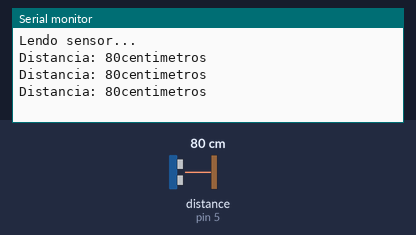
Simulated run of this sketch. Board: Arduino Uno, built with avr-gcc and run on an emulated ATmega328P. Shown: the last lines printed to the serial monitor. Inputs (shaded band) come from the test bench; at power-on: distance to the obstacle (sensor on pin 5) 80 cm. The echo pulse lasts 58.3 µs per cm.

Above: at 1.3 s.
1.4 s: distance to the obstacle (sensor on pin 5) set to 2 cm
At 1.8 s:
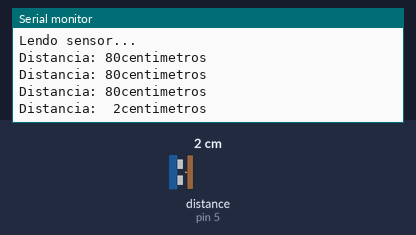
3.5 s: distance to the obstacle (sensor on pin 5) set to 120 cm
At 3.9 s:
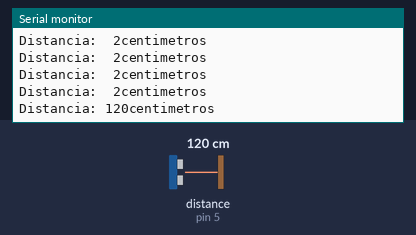
6.5 s: distance to the obstacle (sensor on pin 5) set to 4 cm
At 7.0 s:
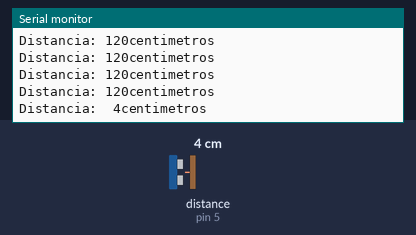
9.5 s: distance to the obstacle (sensor on pin 5) set to 2 cm
At 10.0 s:
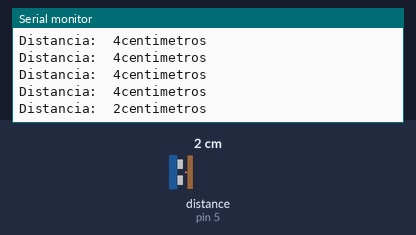

The sketch:

arduino03.ino
```cpp
// Carrega a biblioteca externa necessaria
// para o funcionamento do sensor ultrasson

#include<Ultrasonic.h>

// Definimos quais pinos PMW sorao
// utilizados para o TRIGGER e o ECHO

#define pino_trigger 4
#define pino_echo 5

// Inicializamos o sensor com os pinos definidos acima

Ultrasonic ultrasonic(pino_trigger,pino_echo);

void setup()
{
  // Inciamos a comunicacao serial a
  // 9600 baud rate

  Serial.begin(9600);

  // Imprimimos mensagem inicial no monitor serial

  Serial.println("Lendo sensor...");
}

void loop()
{
  // Lemos as informacoes do sensor e apresentamos os
  // resultados no monitor serial da IDE em centímetros (cm)

  float cmMsec;
  long microsec = ultrasonic.timing();
  cmMsec = ultrasonic.convert(microsec, Ultrasonic::CM);

  // Apresentamos a ditancia em centimetros em seis casas decimais.

  String cmMsecString = String (cmMsec, 0); // nesta linha pegamos a variavel que armazena os valores em argumento ("0") dizemos que queremos
                                            // centimetros e no segundo
                                            // nenhuma casa decimal (ou seja, numero inteiro apenas)
  String cmMsecStringFinal = cmMsecString+"centimetros";

  // As informacoes adquiridas e já calculadas são mostradas no serial motor
  Serial.print("Distancia: ");
  Serial.println(cmMsecStringFinal);
  delay(500);
}
```

Measured:
- after the input at 1.4 s, the serial monitor: prints a new line after 0.12 s (image 1)
- after the input at 3.5 s, the serial monitor: prints a new line at once (image 2)
- after the input at 6.5 s, the serial monitor: prints a new line after 0.07 s (image 3)
- after the input at 9.5 s, the serial monitor: prints a new line after 0.08 s (image 4)
